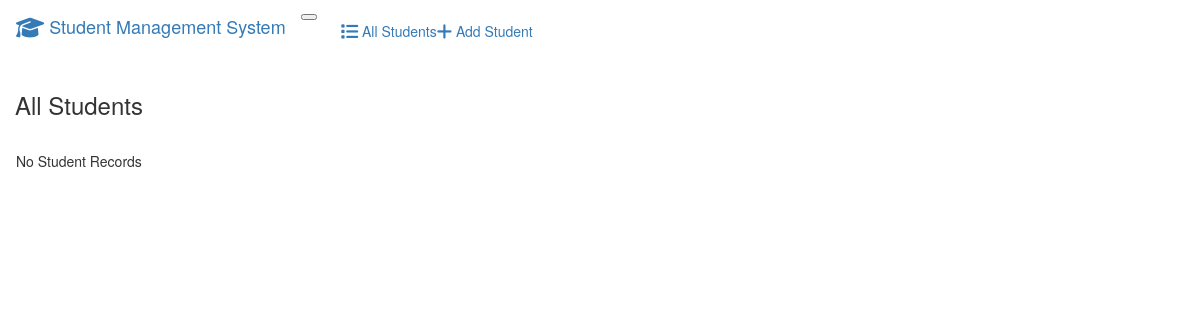
Before: / with the older database file.
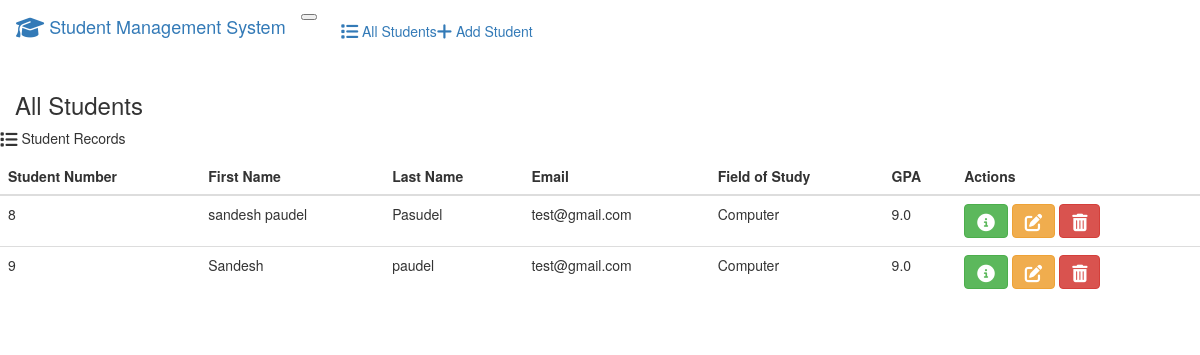
After: the same page with the newer database file.
### faculties/models.py (models this page shows, shortened)
class faculties(models.Model):
    student_number = models.PositiveIntegerField()
    first_name = models.CharField(max_length=50)
    last_name = models.CharField(max_length=50)
    email = models.EmailField()
    field_of_study = models.CharField(max_length=50)
    gpa = models.FloatField()

### faculties/views.py (the view)
# urls.py: path('', views.index, name='index'),
def index(request):
    faculties_list = faculties.objects.all()
    context = {'students': faculties_list}
    return render(request, 'faculties/index.html', context)

### faculties/templates/faculties/index.html (shortened to what this page needs)
{% extends "faculties/base.html" %}
{% block body %}
<h3 class="m-4">All Students</h3>
<div class="row">
  <div class="col-12">
    {% if students %}
    <div class="card bg-light ms-4 me-4 mb-4">
      <div class="card-header">
         Student Records
      </div>
      <div class="card-body">
        <p class="card-text">
          <div class="table-responsive">
            <table class="table table-hover">
              <thead>
                <tr>
                  <th scope="col">Student Number</th>
                  <th scope="col">First Name</th>
                  <th scope="col">Last Name</th>
                  <th scope="col">Email</th>
                  <th scope="col">Field of Study</th>
                  <th scope="col">GPA</th>
                  <th scope="col">Actions</th>
                </tr>
              </thead>
              <tbody>
                {% for student in students %}
                  <tr>
                    <td>{{ student.student_number }}</td>
                    <td>{{ student.first_name }}</td>
                    <td>{{ student.last_name }}</td>
                    <td>{{ student.email }}</td>
                    <td>{{ student.field_of_study }}</td>
                    <td>{{ student.gpa }}</td>
                    <td>
                      <button type="button" class="btn btn-success me-1" href="{% url 'student_details' student.id %}" data-toggle="modal" data-target="#myModal{{student.id}}">
                      </button>
                      <a class="btn btn-warning me-1" href="{% url 'edit' student.id %}">
                      </a>
                      <button type="button" class="btn btn-danger" data-toggle="modal" data-target="#delete{{student.id}}">
                      </button>
                    </td>
                  </tr>
                {% endfor %}
              </tbody>
            </table>
          </div>
        </p>
      </div>
    </div>
    {% else %}
      <h5 class="alert alert-primary ms-4 me-4">No Student Records</h5>
    {% endif %}
  </div>
</div>
{% endblock %}

### faculties/templates/faculties/base.html (shortened to what this page needs)
<!DOCTYPE html>
<html lang="en">
<head>
  {% load static %}
<link rel="stylesheet" href="https://maxcdn.bootstrapcdn.com/font-awesome/4.7.0/css/font-awesome.min.css">
<link rel="stylesheet" href="https://maxcdn.bootstrapcdn.com/bootstrap/3.3.7/css/bootstrap.min.css">
<link rel="stylesheet" href="https://cdnjs.cloudflare.com/ajax/libs/font-awesome/6.1.1/css/all.min.css">
<body>
  <nav class="navbar navbar-expand-lg">
    <div class="container-fluid">
      <a class="navbar-brand" href="">
        <i class="fa-solid fa-graduation-cap fa-lg"></i> Student Management System
      </a>
      <button class="navbar-toggler" type="button" aria-label="Toggle navigation">
      </button>
      <div class="collapse navbar-collapse" id="navbarColor01">
        <ul class="navbar-nav me-auto">
          <li class="nav-item">
            <a class="nav-link" href="{% url 'index' %}">
               All Students
            </a>
          </li>
          <li class="nav-item">
            <a class="nav-link" href="{% url 'add' %}">
               Add Student
            </a>
          </li>
        </ul>
      </div>
    </div>
  </nav>
  <div class="container-fluid">
    {% block body %}
    {% endblock %}
  </div>
  </body>
</html>

### faculties/templates/faculties/base.html (style rules this page uses)
ul { list-style: none; }

Changed rows visible on the page:
added faculties: student_number "8", first_name "sandesh paudel", last_name "Pasudel", email "test@gmail.com", field_of_study "Computer", gpa "9.0"
added faculties: student_number "9", first_name "Sandesh", last_name "paudel", email "test@gmail.com", field_of_study "Computer", gpa "9.0"
Other visible differences:
text no longer shown: "No Student Records"
text now shown: "Student Records Student Number First Name Last Name Email Field of Study GPA Actions"
